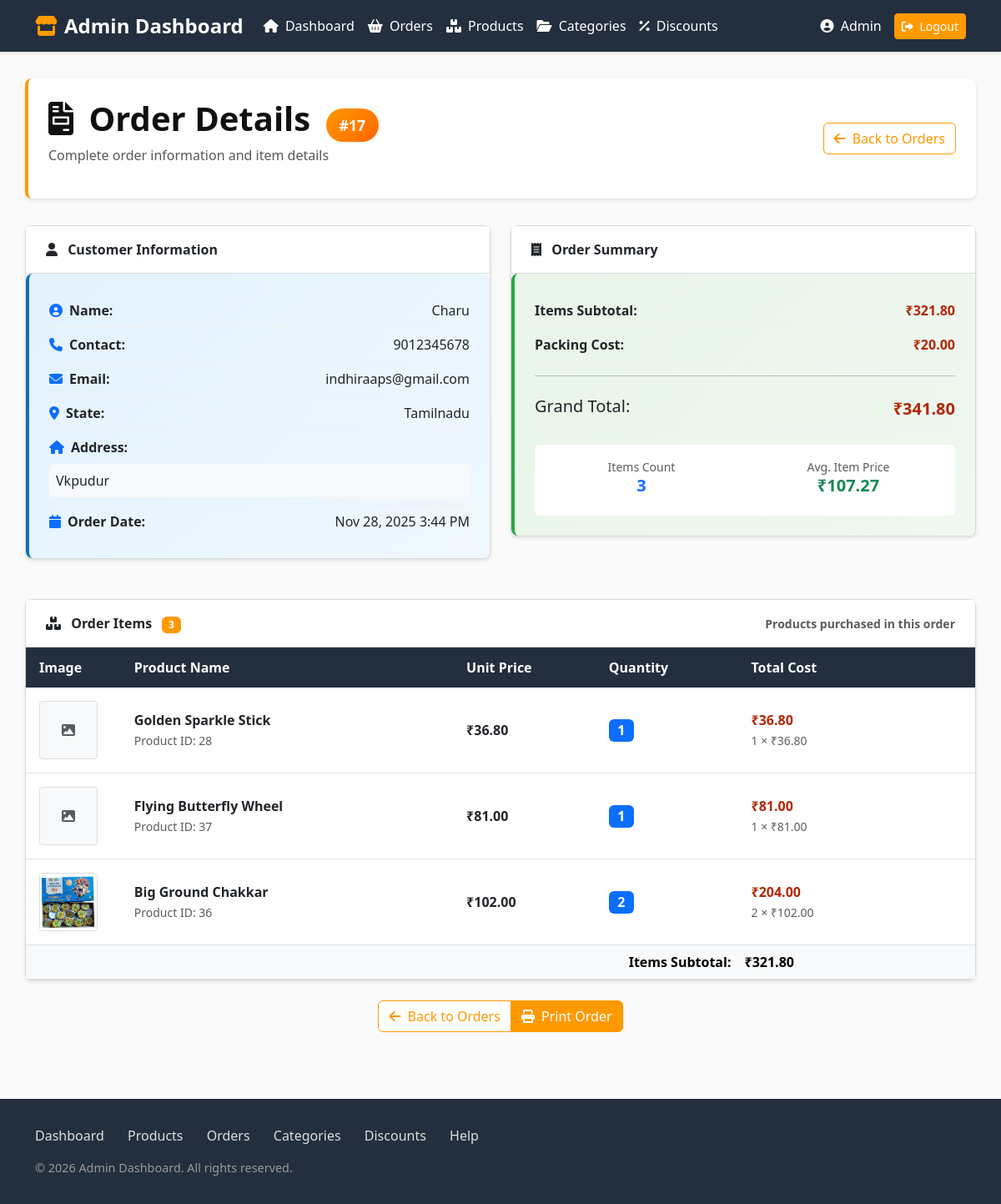
Page /admin/order_items.php?id=17 (signed in) on the committed database.
### tables this page shows
CREATE TABLE `orders` (
  `order_id` int(11) NOT NULL,
  `customer_name` varchar(255) DEFAULT NULL,
  `session_id` varchar(255) NOT NULL,
  `contact_no` varchar(50) DEFAULT NULL,
  `address` text DEFAULT NULL,
  `mail_id` varchar(255) DEFAULT NULL,
  `state` varchar(100) DEFAULT NULL,
  `total` decimal(10,2) DEFAULT NULL,
  `packing_cost` decimal(10,2) DEFAULT NULL,
  `total_amount` decimal(10,2) DEFAULT NULL,
  `created_at` timestamp NOT NULL DEFAULT current_timestamp(),
  `order_date` datetime NOT NULL DEFAULT current_timestamp(),
  `order_status` varchar(50) NOT NULL DEFAULT 'Pending'
);

CREATE TABLE `order_items` (
  `id` int(11) NOT NULL,
  `order_id` int(11) NOT NULL,
  `product_id` int(11) DEFAULT NULL,
  `product_name` varchar(255) DEFAULT NULL,
  `quantity` int(11) DEFAULT NULL,
  `price` decimal(10,2) DEFAULT NULL,
  `total_price` decimal(10,2) DEFAULT NULL,
  `cost` decimal(10,2) NOT NULL DEFAULT 0.00,
  `total_cost` decimal(10,2) NOT NULL DEFAULT 0.00
);

CREATE TABLE `product` (
  `product_id` int(11) NOT NULL,
  `product_name` varchar(255) NOT NULL,
  `category` int(11) NOT NULL,
  `product_image_path` varchar(255) DEFAULT NULL,
  `cost` decimal(10,2) NOT NULL,
  `stock_status` int(11) NOT NULL DEFAULT 0
);

### admin/order_items.php (the view, shortened to what this page needs)
<?php
require '../inc/db.php';
$order_id = $_GET['id'];
$order = null;
$order_items = [];
$error_message = '';
try {
    $order_stmt = $pdo->prepare("SELECT * FROM orders WHERE order_id = ?");
    $order_stmt->execute([$order_id]);
    $order = $order_stmt->fetch(PDO::FETCH_ASSOC);
    if (!$order) {
        $error_message = "Order with ID #{$order_id} not found.";
    } else {
        $items_stmt = $pdo->prepare("
            SELECT
                oi.*, /* Ensure cost and total_cost are fetched */
                p.product_image_path
            FROM order_items oi
            LEFT JOIN product p ON oi.product_id = p.product_id
            WHERE oi.order_id = ?
        ");
        $items_stmt->execute([$order_id]);
        $order_items = $items_stmt->fetchAll(PDO::FETCH_ASSOC);
    }
} catch (PDOException $e) {
    $error_message = "A database error occurred: " . $e->getMessage();
}
?>
<!DOCTYPE html>
<html lang="en">
<head>
    <link href="https://cdn.jsdelivr.net/npm/bootstrap@5.3.0/dist/css/bootstrap.min.css" rel="stylesheet">
    <link rel="stylesheet" href="https://cdnjs.cloudflare.com/ajax/libs/font-awesome/6.0.0-beta3/css/all.min.css">
</head>
<body>
    <nav class="navbar navbar-expand-lg navbar-dark">
        <div class="container">
            <a class="navbar-brand" href="index.php">
                <i class="fas fa-store amazon-logo"></i>Admin Dashboard
            </a>
            <div class="collapse navbar-collapse" id="navbarNav">
                <ul class="navbar-nav me-auto">
                    <li class="nav-item">
                        <a class="nav-link" href="index.php"><i class="fas fa-home me-1"></i> Dashboard</a>
                    </li>
                    <li class="nav-item">
                        <a class="nav-link" href="orders.php"><i class="fas fa-shopping-basket me-1"></i> Orders</a>
                    </li>
                    <li class="nav-item">
                        <a class="nav-link" href="products.php"><i class="fas fa-boxes me-1"></i> Products</a>
                    </li>
                    <li class="nav-item">
                        <a class="nav-link" href="categories.php"><i class="fas fa-folder-open me-1"></i> Categories</a>
                    </li>
                    <li class="nav-item">
                        <a class="nav-link" href="discount.php"><i class="fas fa-percent me-1"></i> Discounts</a>
                    </li>
                </ul>
                <div class="d-flex align-items-center">
                    <span class="user-info"><i class="fas fa-user-circle me-1"></i> Admin</span>
                    <a href="logout.php" class="btn btn-amazon btn-sm">
                        <i class="fas fa-sign-out-alt me-1"></i> Logout
                    </a>
                </div>
            </div>
        </div>
    </nav>
    <div class="container admin-container">
        <div class="page-header">
            <div class="d-flex justify-content-between align-items-center">
                <div>
                    <h1 class="page-title">
                        <i class="fas fa-file-invoice me-2"></i>
                        Order Details
                        <span class="order-id-badge ms-2">#<?= htmlspecialchars($order_id) ?></span>
                    </h1>
                    <p class="page-subtitle">Complete order information and item details</p>
                </div>
                <a href="orders.php" class="btn btn-outline-amazon">
                    <i class="fas fa-arrow-left me-1"></i> Back to Orders
                </a>
            </div>
        </div>
        <?php if ($error_message): ?>
            <div class="alert alert-danger fade-in" role="alert">
                <i class="fas fa-exclamation-triangle me-2"></i><?= $error_message ?>
            </div>
        <?php elseif ($order): ?>
            <div class="row mb-4">
                <div class="col-lg-6">
                    <div class="card fade-in">
                        <div class="card-header">
                            <i class="fas fa-user me-2"></i> Customer Information
                        </div>
                        <div class="card-body customer-info-box">
                            <div class="info-item">
                                <strong><i class="fas fa-user-circle me-2 text-primary"></i>Name:</strong>
                                <span class="float-end"><?= htmlspecialchars($order['customer_name']) ?></span>
                            </div>
                            <div class="info-item">
                                <strong><i class="fas fa-phone me-2 text-primary"></i>Contact:</strong>
                                <span class="float-end"><?= htmlspecialchars($order['contact_no']) ?></span>
                            </div>
                            <div class="info-item">
                                <strong><i class="fas fa-envelope me-2 text-primary"></i>Email:</strong>
                                <span class="float-end"><?= htmlspecialchars($order['mail_id']) ?: 'N/A' ?></span>
                            </div>
                            <div class="info-item">
                                <strong><i class="fas fa-map-marker-alt me-2 text-primary"></i>State:</strong>
                                <span class="float-end"><?= htmlspecialchars($order['state']) ?></span>
                            </div>
                            <div class="info-item">
                                <strong><i class="fas fa-home me-2 text-primary"></i>Address:</strong>
                                <div class="mt-2 p-2 bg-light rounded">
                                    <?= nl2br(htmlspecialchars($order['address'])) ?>
                                </div>
                            </div>
                            <div class="info-item">
                                <strong><i class="fas fa-calendar me-2 text-primary"></i>Order Date:</strong>
                                <span class="float-end"><?= htmlspecialchars(date('M j, Y g:i A', strtotime($order['order_date']))) ?></span>
                            </div>
                        </div>
                    </div>
                </div>
                <div class="col-lg-6">
                    <div class="card fade-in">
                        <div class="card-header">
                            <i class="fas fa-receipt me-2"></i> Order Summary
                        </div>
                        <div class="card-body order-summary-box">
                            <div class="info-item">
                                <strong>Items Subtotal:</strong>
                                <span class="float-end price">₹<?= number_format($order['total'], 2) ?></span>
                            </div>
                            <div class="info-item">
                                <strong>Packing Cost:</strong>
                                <span class="float-end price">₹<?= number_format($order['packing_cost'], 2) ?></span>
                            </div>
                            <hr>
                            <div class="info-item">
                                <strong class="h5">Grand Total:</strong>
                                <span class="float-end total-price">₹<?= number_format($order['total_amount'], 2) ?></span>
                            </div>
                            <div class="mt-4 p-3 bg-white rounded">
                                <div class="row text-center">
                                    <div class="col-6">
                                        <div class="text-muted small">Items Count</div>
                                        <div class="h5 fw-bold text-primary"><?= count($order_items) ?></div>
                                    </div>
                                    <div class="col-6">
                                        <div class="text-muted small">Avg. Item Price</div>
                                        <div class="h5 fw-bold text-success">
                                            ₹<?= count($order_items) > 0 ? number_format($order['total'] / count($order_items), 2) : '0.00' ?>
                                        </div>
                                    </div>
                                </div>
                            </div>
                        </div>
                    </div>
                </div>
            </div>
            <div class="card fade-in">
                <div class="card-header d-flex justify-content-between align-items-center">
                    <div>
                        <i class="fas fa-boxes me-2"></i> Order Items
                        <span class="badge bg-amazon ms-2" style="background-color: var(--amazon-orange);"><?= count($order_items) ?></span>
                    </div>
                    <div class="text-muted small">
                        Products purchased in this order
                    </div>
                </div>
                <div class="card-body p-0">
                    <?php if (empty($order_items)): ?>
                        <div class="text-center py-5">
                            <i class="fas fa-box-open fa-3x text-muted mb-3"></i>
                            <h5 class="text-muted">No items found for this order</h5>
                            <p class="text-muted">This order doesn't contain any items.</p>
                        </div>
                    <?php else: ?>
                        <div class="table-responsive">
                            <table class="table table-hover mb-0">
                                <thead>
                                    <tr>
                                        <th style="width: 10%;">Image</th>
                                        <th style="width: 35%;">Product Name</th>
                                        <th style="width: 15%;">Unit Price</th>
                                        <th style="width: 15%;">Quantity</th>
                                        <th style="width: 25%;">Total Cost</th>
                                    </tr>
                                </thead>
                                <tbody>
                                    <?php foreach ($order_items as $item): ?>
                                        <tr class="fade-in">
                                            <td>
                                                <?php if (!empty($item['product_image_path'])): ?>
                                                    <img src="../<?= htmlspecialchars($item['product_image_path']) ?>"
                                                         alt="<?= htmlspecialchars($item['product_name']) ?>"
                                                         class="product-image">
                                                <?php else: ?>
                                                    <div class="product-image bg-light d-flex align-items-center justify-content-center">
                                                        <i class="fas fa-image text-muted"></i>
                                                    </div>
                                                <?php endif; ?>
                                            </td>
                                            <td>
                                                <div class="fw-bold"><?= htmlspecialchars($item['product_name']) ?></div>
                                                <small class="text-muted">Product ID: <?= $item['product_id'] ?></small>
                                            </td>
                                            <td class="price">₹<?= number_format($item['cost'] ?? 0, 2) ?></td>
                                            <td>
                                                <span class="badge bg-primary fs-6"><?= htmlspecialchars($item['quantity']) ?></span>
                                            </td>
                                            <td>
                                                <div class="fw-bold price">₹<?= number_format($item['total_cost'] ?? 0, 2) ?></div>
                                                <small class="text-muted">
                                                    <?= htmlspecialchars($item['quantity']) ?> × ₹<?= number_format($item['cost'] ?? 0, 2) ?>
                                                </small>
                                            </td>
                                        </tr>
                                    <?php endforeach; ?>
                                </tbody>
                                <tfoot>
                                    <tr class="table-light">
                                        <td colspan="4" class="text-end fw-bold">Items Subtotal:</td>
                                        <td class="fw-bold price">₹<?= number_format($order['total'], 2) ?></td>
                                    </tr>
                                </tfoot>
                            </table>
                        </div>
                    <?php endif; ?>
                </div>
            </div>
            <div class="row mt-4">
                <div class="col-12 text-center">
                    <div class="btn-group" role="group">
                        <a href="orders.php" class="btn btn-outline-amazon">
                            <i class="fas fa-arrow-left me-1"></i> Back to Orders
                        </a>
                        <button type="button" class="btn btn-amazon" onclick="window.print()">
                            <i class="fas fa-print me-1"></i> Print Order
                        </button>
                    </div>
                </div>
            </div>
        <?php endif; ?>
    </div>
    <footer class="footer">
        <div class="container">
            <div class="footer-links">
                <a href="index.php">Dashboard</a>
                <a href="products.php">Products</a>
                <a href="orders.php">Orders</a>
                <a href="categories.php">Categories</a>
                <a href="discount.php">Discounts</a>
                <a href="#">Help</a>
            </div>
            <div class="copyright">
                &copy; <?= date('Y') ?> Admin Dashboard. All rights reserved.
            </div>
        </div>
    </footer>
</body>
</html>

### rows in the picture
orders: customer_name "Charu", contact_no "9012345678", mail "indhiraaps@gmail.com", state "Tamilnadu", address "Vkpudur", order_date "Nov 28, 2025 3:44 PM", total "321.80", packing_cost "20.00", total_amount "341.80", $order['total']/count($order_items) "107.27"
order_items: product_name "Golden Sparkle Stick", product "28", cost "36.80", quantity "1", total_cost "36.80"
order_items: product_name "Flying Butterfly Wheel", product "37", cost "81.00", quantity "1", total_cost "81.00"
order_items: product.product_image_path (picture), product_name "Big Ground Chakkar", product "36", cost "102.00", quantity "2", total_cost "204.00"

### other values in the picture
$order_id "17"
count($order_items) "3"
